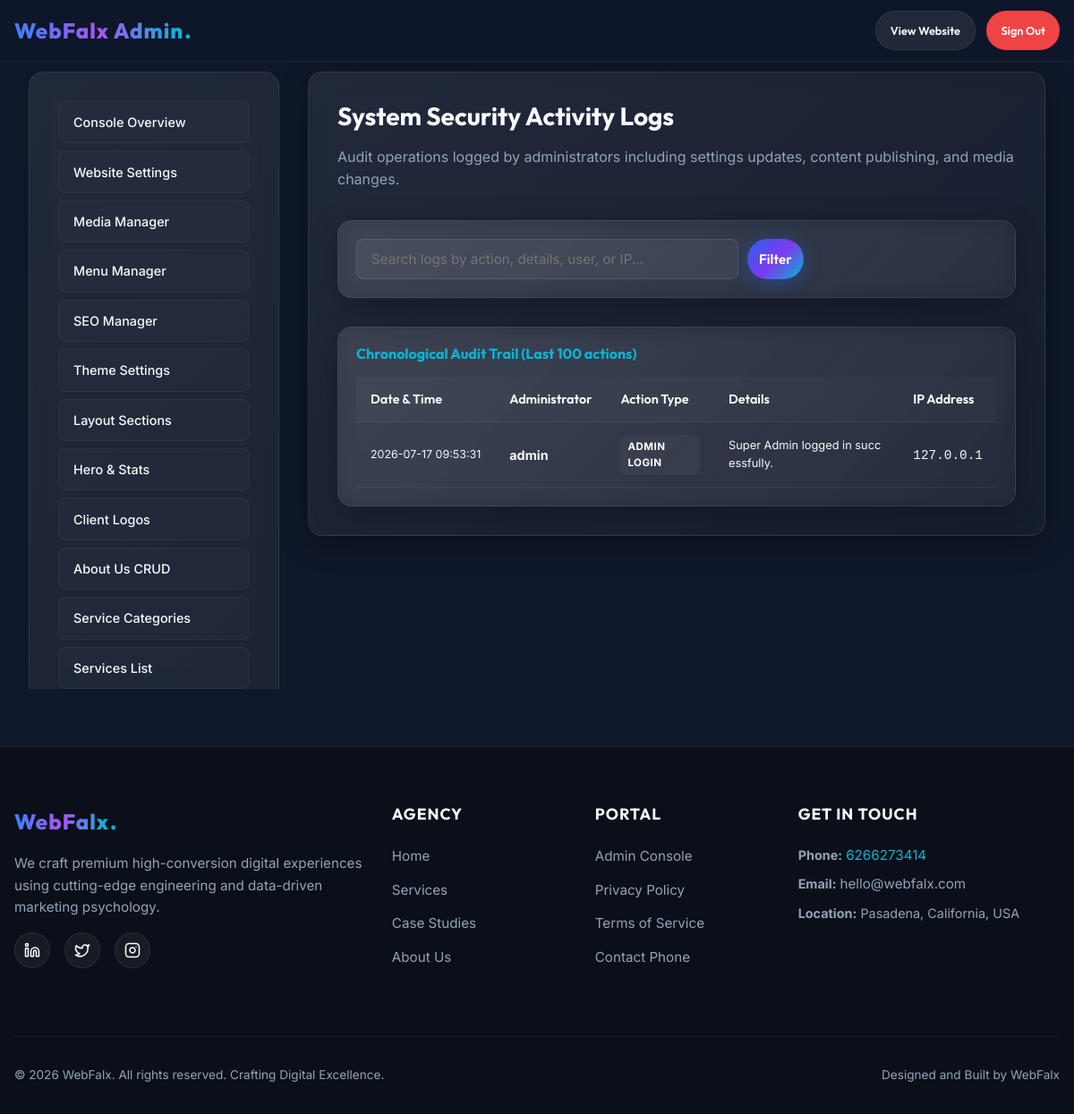
Page /admin/activity-logs.php (signed in) on the committed database.
### tables this page shows
CREATE TABLE `activity_logs` (
    `id` INT AUTO_INCREMENT PRIMARY KEY,
    `user_id` INT DEFAULT NULL,
    `action` VARCHAR(150) NOT NULL,
    `details` TEXT DEFAULT NULL,
    `ip_address` VARCHAR(50) DEFAULT NULL,
    `created_at` TIMESTAMP DEFAULT CURRENT_TIMESTAMP,
    FOREIGN KEY (`user_id`) REFERENCES `admins` (`id`) ON DELETE SET NULL
);

CREATE TABLE `site_settings` (
    `id` INT AUTO_INCREMENT PRIMARY KEY,
    `setting_key` VARCHAR(50) NOT NULL UNIQUE,
    `setting_value` TEXT DEFAULT NULL,
    `setting_group` VARCHAR(50) NOT NULL DEFAULT 'general',
    `description` VARCHAR(255) DEFAULT NULL,
    `updated_at` TIMESTAMP DEFAULT CURRENT_TIMESTAMP ON UPDATE CURRENT_TIMESTAMP
);

### includes/functions.php (called while the page is built, shortened)
<?php
require_once __DIR__ . '/config.php';
function esc(?string $html): string {
    return htmlspecialchars($html ?? '', ENT_QUOTES | ENT_SUBSTITUTE, 'UTF-8');
}
function esc_attr(?string $attr): string {
    return htmlspecialchars($attr ?? '', ENT_QUOTES, 'UTF-8');
}
function sanitize_input($data) {
    return trim(strip_tags($data));
}
function get_setting(string $key, string $default = ''): string {
    global $db;
    try {
        $stmt = $db->prepare("SELECT setting_value FROM site_settings WHERE setting_key = :key LIMIT 1");
        $stmt->execute(['key' => $key]);
        $row = $stmt->fetch();
        return $row ? $row['setting_value'] : $default;
    } catch (PDOException $e) {
        error_log("Failed to fetch setting '$key': " . $e->getMessage());
        return $default;
    }
}

### admin/activity-logs.php (the view, shortened to what this page needs)
<?php
require_once __DIR__ . '/../includes/functions.php';
$logs = [];
$search = sanitize_input($_GET['q'] ?? '');
try {
    $query = "SELECT l.*, a.username FROM activity_logs l LEFT JOIN admins a ON l.user_id = a.id";
    $params = [];
    $query .= " ORDER BY l.id DESC LIMIT 100";
    $stmt = $db->prepare($query);
    $stmt->execute($params);
    $logs = $stmt->fetchAll();
} catch (PDOException $e) {
    error_log("Failed listing activity logs: " . $e->getMessage());
}
require_once __DIR__ . '/admin_header.php';
?>
<h3 style="margin-bottom: var(--spacing-sm);">System Security Activity Logs</h3>
<p style="margin-bottom: var(--spacing-md); color: var(--color-text-secondary-dark);">Audit operations logged by administrators including settings updates, content publishing, and media changes.</p>
<div class="glass-card" style="padding: 1.25rem; margin-bottom: var(--spacing-md);">
    <form action="" method="GET" style="display: flex; gap: 10px; max-width: 500px;">
        <input type="text" name="q" class="form-control" value="<?php echo esc_attr($search); ?>" placeholder="Search logs by action, details, user, or IP...">
        <button type="submit" class="btn btn-primary" style="min-height: auto; padding: 10px 16px;">Filter</button>
    </form>
</div>
<div class="glass-card" style="padding: 1.25rem;">
    <h4 style="color: var(--color-accent); margin-bottom: 1rem;">Chronological Audit Trail (Last 100 actions)</h4>
    <table class="admin-table">
        <thead>
            <tr>
                <th>Date & Time</th>
                <th>Administrator</th>
                <th>Action Type</th>
                <th>Details</th>
                <th>IP Address</th>
            </tr>
        </thead>
        <tbody>
            <?php if (empty($logs)): ?>
                <tr>
                    <td colspan="5" style="text-align: center; color: var(--color-text-muted-dark); padding: var(--spacing-sm) 0;">No system logs matching search coordinates.</td>
                </tr>
            <?php else: ?>
                <?php foreach ($logs as $log): ?>
                    <tr>
                        <td style="font-size: 0.78rem; white-space: nowrap;"><?php echo date('Y-m-d H:i:s', strtotime($log['created_at'])); ?></td>
                        <td><strong><?php echo esc($log['username'] ?: 'System / Guest'); ?></strong></td>
                        <td><span class="status-badge" style="background: rgba(255,255,255,0.04); color: #fff; font-size: 0.72rem;"><?php echo esc($log['action']); ?></span></td>
                        <td style="font-size: 0.8rem; max-width: 300px; word-break: break-all;"><?php echo esc($log['details']); ?></td>
                        <td><code><?php echo esc($log['ip_address']); ?></code></td>
                    </tr>
                <?php endforeach; ?>
            <?php endif; ?>
        </tbody>
    </table>
</div>
<?php require_once __DIR__ . '/admin_footer.php'; ?>

### includes/footer.php (shortened to what this page needs)
<?php
require_once __DIR__ . '/functions.php';
?>
    <footer class="main-footer">
        <div class="container">
            <div class="footer-grid">
                <div class="footer-brand">
                    <a href="<?php echo BASE_URL; ?>" class="logo-link" style="margin-bottom: var(--spacing-sm);">
                        <span class="gradient-text"><?php echo esc(APP_NAME); ?></span>
                        <span class="logo-dot">.</span>
                    </a>
                    <p>We craft premium high-conversion digital experiences using cutting-edge engineering and data-driven marketing psychology.</p>
                    <div class="footer-socials">
                        <a href="<?php echo esc_attr(get_setting('social_linkedin', '#')); ?>" target="_blank" rel="noopener" class="social-icon-btn" aria-label="LinkedIn">
                        </a>
                        <a href="<?php echo esc_attr(get_setting('social_twitter', '#')); ?>" target="_blank" rel="noopener" class="social-icon-btn" aria-label="Twitter">
                            <svg width="18" height="18" viewBox="0 0 24 24" fill="none" stroke="#ffffff" stroke-width="2" stroke-linecap="round" stroke-linejoin="round"><path d="M22 4s-.7 2.1-2 3.4c1.6 10-9.4 17.3-18 11.6 2.2.1 4.4-.6 6-2C3 15.5.5 9.6 3 5c2.2 2.6 5.6 4.1 9 4-.9-4.2 4-6.6 7-3.8 1.1 0 3-1.2 3-1.2z"></path></svg>
                        </a>
                        <a href="<?php echo esc_attr(get_setting('social_instagram', '#')); ?>" target="_blank" rel="noopener" class="social-icon-btn" aria-label="Instagram">
                        </a>
                    </div>
                </div>
                <div class="footer-links">
                    <h4>Agency</h4>
                    <ul>
                        <li><a href="<?php echo BASE_URL; ?>">Home</a></li>
                        <li><a href="<?php echo BASE_URL; ?>#services">Services</a></li>
                        <li><a href="<?php echo BASE_URL; ?>#work">Case Studies</a></li>
                        <li><a href="<?php echo BASE_URL; ?>#about">About Us</a></li>
                    </ul>
                </div>
                <div class="footer-links">
                    <h4>Portal</h4>
                    <ul>
                        <li><a href="<?php echo BASE_URL; ?>admin/dashboard.php">Admin Console</a></li>
                        <li><a href="<?php echo BASE_URL; ?>#privacy">Privacy Policy</a></li>
                        <li><a href="<?php echo BASE_URL; ?>#terms">Terms of Service</a></li>
                        <li><a href="tel:<?php echo esc_attr(APP_PHONE); ?>">Contact Phone</a></li>
                    </ul>
                </div>
                <div class="footer-links">
                    <h4>Get In Touch</h4>
                    <p style="font-size: 0.9rem; margin-bottom: 0.5rem; color: var(--color-text-secondary-dark);">
                        <strong>Phone:</strong> <a href="tel:<?php echo esc_attr(APP_PHONE); ?>" style="color: var(--color-accent);"><?php echo esc(APP_PHONE); ?></a>
                    </p>
                    <p style="font-size: 0.9rem; margin-bottom: 0.5rem; color: var(--color-text-secondary-dark);">
                        <strong>Email:</strong> <a href="mailto:<?php echo esc_attr(get_setting('contact_email', 'hello@webfalx.com')); ?>"><?php echo esc(get_setting('contact_email', 'hello@webfalx.com')); ?></a>
                    </p>
                    <p style="font-size: 0.9rem; color: var(--color-text-secondary-dark);">
                        <strong>Location:</strong> <?php echo esc(get_setting('contact_address', 'California, USA')); ?>
                    </p>
                </div>
            </div>
            <div class="footer-bottom">
                <p>&copy; <?php echo date('Y'); ?> <?php echo esc(APP_NAME); ?>. All rights reserved. Crafting Digital Excellence.</p>
                <p>Designed and Built by <?php echo esc(APP_NAME); ?></p>
            </div>
        </div>
    </footer>
</body>
</html>

### assets/css/style.css (style rules this page uses)
*, *::before, *::after { box-sizing: border-box; margin: 0; padding: 0; }
html { scroll-behavior: smooth; font-size: 16px; height: 100%; overflow-x: hidden; }
body { font-family: var(--font-body); background-color: var(--color-bg-dark); color: var(--color-text-primary-dark); line-height: 1.6; overflow-x: hidden; -webkit-font-smoothing: antialiased; min-height: 100%; position: relative; }
h1, h2, h3, h4, h5, h6 { font-family: var(--font-heading); font-weight: 700; line-height: 1.2; color: var(--color-text-primary-dark); }
h3 { font-size: 1.75rem; }
p { color: var(--color-text-secondary-dark); }
a { color: inherit; text-decoration: none; transition: color var(--transition-fast); }
.gradient-text { background: var(--gradient-text); -webkit-background-clip: text; -webkit-text-fill-color: transparent; display: inline-block; }
.container { width: 100%; max-width: 1200px; margin: 0 auto; padding: 0 var(--spacing-sm); }
.glass-card { background: var(--gradient-glass); backdrop-filter: blur(12px); -webkit-backdrop-filter: blur(12px); border: var(--border-glass); border-radius: var(--radius-md); padding: var(--spacing-md); box-shadow: var(--shadow-glass); transition: transform var(--transition-medium), border-color var(--transition-medium), box-shadow var(--transition-medium); }
.btn { display: inline-flex; align-items: center; justify-content: center; padding: 0.85rem 2rem; font-family: var(--font-heading); font-weight: 600; font-size: 0.95rem; border-radius: var(--radius-full); cursor: pointer; transition: transform var(--transition-fast), box-shadow var(--transition-fast), background var(--transition-fast); border: none; outline: none; position: relative; overflow: hidden; min-height: 44px; }
.btn-primary { background: var(--gradient-hero); color: #ffffff; box-shadow: 0 4px 20px rgba(37, 99, 235, 0.4); }
.form-control { width: 100%; background: rgba(255, 255, 255, 0.05); border: 1px solid rgba(255, 255, 255, 0.1); border-radius: var(--radius-sm); padding: 0.75rem 1rem; color: #ffffff; font-family: var(--font-body); font-size: 0.95rem; outline: none; transition: border-color var(--transition-fast), background var(--transition-fast); min-height: 44px; }
.logo-link { font-family: var(--font-heading); font-size: 1.5rem; font-weight: 800; letter-spacing: 1px; display: flex; align-items: center; }
.logo-dot { color: var(--color-accent); margin-left: 1px; }
.main-footer { border-top: var(--border-glass); background: #0b0f19; padding: var(--spacing-lg) 0 var(--spacing-md) 0; position: relative; overflow: hidden; }
.footer-grid { display: grid; grid-template-columns: 2fr 1fr 1fr 1.5fr; gap: var(--spacing-md); margin-bottom: var(--spacing-lg); }
.footer-brand p { margin: var(--spacing-sm) 0; font-size: 0.95rem; }
.footer-socials { display: flex; gap: var(--spacing-sm); margin-top: var(--spacing-sm); }
.social-icon-btn { width: 40px; height: 40px; border-radius: 50%; background: rgba(255, 255, 255, 0.05); border: var(--border-glass); display: flex; align-items: center; justify-content: center; transition: background var(--transition-fast), transform var(--transition-fast); }
.footer-links h4 { margin-bottom: 1.5rem; font-size: 1.1rem; text-transform: uppercase; letter-spacing: 1px; }
.footer-links ul { list-style: none; }
.footer-links li { margin-bottom: 0.75rem; }
.footer-links a { color: var(--color-text-secondary-dark); font-size: 0.95rem; }
.footer-bottom { border-top: 1px solid rgba(255, 255, 255, 0.05); padding-top: var(--spacing-md); display: flex; justify-content: space-between; align-items: center; color: var(--color-text-muted-dark); font-size: 0.85rem; }
.status-badge { display: inline-block; padding: 4px 8px; border-radius: var(--radius-sm); font-size: 0.75rem; font-weight: 700; text-transform: uppercase; letter-spacing: 0.5px; }
.glass-card { max-width: 100%; overflow-x: auto; }

### admin/admin_header.php (style rules this page uses)
.admin-table { width: 100%; border-collapse: collapse; text-align: left; }
.admin-table th, .admin-table td { padding: 0.85rem 1rem; border-bottom: 1px solid rgba(255, 255, 255, 0.05); font-size: 0.9rem; }
.admin-table th { font-family: var(--font-heading); font-weight: 600; color: #ffffff; background: rgba(255, 255, 255, 0.02); }

### rows in the picture
activity_logs: created_at "2026-07-17 09:53:31", user.username "admin", action "ADMIN LOGIN", details "Super Admin logged in successfully.", ip_address "127.0.0.1"
site_settings: setting_value "hello@webfalx.com"
site_settings: setting_value "Pasadena, California, USA"

### other values in the picture
APP_NAME "WebFalx"
APP_PHONE "6266273414"
